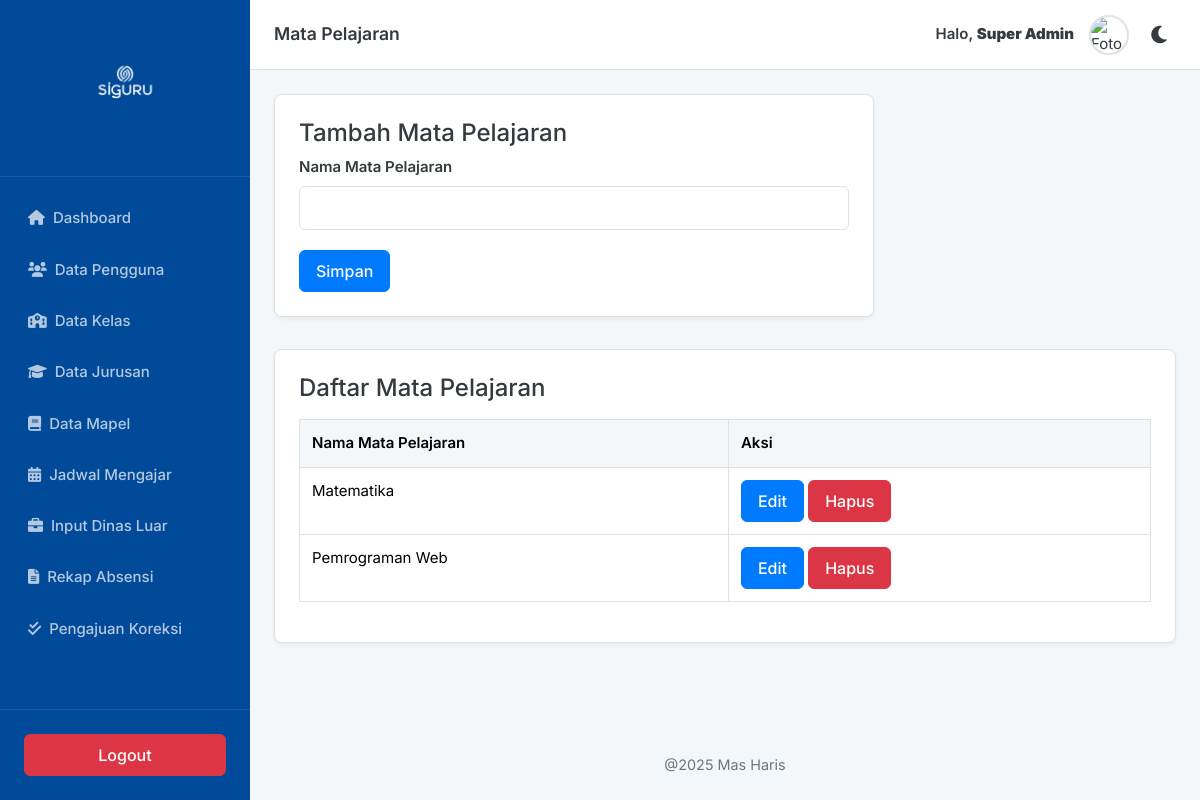
Screenshot of /manage_mapel.php (signed in) with the database file from the repository.
### tables this page shows
CREATE TABLE
  `mata_pelajaran` (
    `id` INT AUTO_INCREMENT PRIMARY KEY,
    `nama_mapel` VARCHAR(100) NOT NULL UNIQUE
  );

### manage_mapel.php (the view, shortened to what this page needs)
<?php
require_once 'includes/db.php';
$is_edit_mode = false;
$mapel_data = ['id' => '', 'nama_mapel' => ''];
$result = $conn->query("SELECT * FROM mata_pelajaran ORDER BY nama_mapel ASC");
?>
<?php include 'includes/header.php'; ?>
<div class="card-ui" style="max-width: 600px; margin-bottom: 2rem;">
    <h4><?= $is_edit_mode ? 'Edit' : 'Tambah'; ?> Mata Pelajaran</h4>
    <form method="POST">
        <div class="form-group">
            <label class="form-label">Nama Mata Pelajaran</label>
            <input type="text" class="form-control" name="nama_mapel" value="<?= htmlspecialchars($mapel_data['nama_mapel']); ?>" required>
        </div>
        <button type="submit" name="submit_mapel" class="btn btn-primary">Simpan</button>
    </form>
</div>
<div class="card-ui">
    <h4>Daftar Mata Pelajaran</h4>
    <table class="table" style="margin-top: 1rem;">
        <thead>
            <tr>
                <th>Nama Mata Pelajaran</th>
                <th>Aksi</th>
            </tr>
        </thead>
        <tbody>
            <?php while ($row = $result->fetch_assoc()): ?>
                <tr>
                    <td><?= htmlspecialchars($row['nama_mapel']); ?></td>
                    <td>
                        <a href="manage_mapel.php?action=edit&id=<?= $row['id']; ?>" class="btn btn-primary">Edit</a>
                        <a href="manage_mapel.php?action=delete&id=<?= $row['id']; ?>" class="btn btn-danger btn-hapus">Hapus</a>
                    </td>
                </tr>
            <?php endwhile; ?>
        </tbody>
    </table>
</div>
<?php include 'includes/footer.php'; ?>

### assets/css/style.css (style rules this page uses)
:root { --primary-color: #007bff; --primary-hover: #0056b3; --dark-blue: #004a99; --light-color: #f4f7fa; --white-color: #ffffff; --border-color: #dee2e6; --text-color: #343a40; --text-light: #6c757d; --success: #28a745; --danger: #dc3545; --sidebar-width: 250px; --header-height: 70px; }
body { font-family: "Inter", sans-serif; background-color: var(--light-color); color: var(--text-color); margin: 0; padding: 0; font-size: 15px; transition: background-color 0.2s, color 0.2s; }
.card-ui { background-color: var(--white-color); border: 1px solid var(--border-color); border-radius: 8px; padding: 1.5rem; margin-bottom: 1.5rem; box-shadow: 0 2px 4px rgba(0, 0, 0, 0.05); transition: background-color 0.2s, border-color 0.2s; }
.btn { padding: 0.5rem 1rem; font-weight: 500; border-radius: 6px; cursor: pointer; text-decoration: none; display: inline-block; border: 1px solid transparent; }
.btn-primary { background-color: var(--primary-color); color: var(--white-color); border-color: var(--primary-color); }
.btn-danger { background-color: var(--danger); color: var(--white-color); border-color: var(--danger); }
.table { width: 100%; border-collapse: collapse; }
.table th, .table td { padding: 0.75rem; border: 1px solid var(--border-color); text-align: left; vertical-align: top; }
.table thead th { background-color: var(--light-color); font-weight: 600; }
.form-group { margin-bottom: 1.25rem; }
.form-label { font-weight: 600; margin-bottom: 0.5rem; display: block; }
.form-control, .form-select { width: 100%; padding: 0.6rem; border: 1px solid var(--border-color); border-radius: 6px; font-family: "Inter", sans-serif; font-size: 0.95rem; box-sizing: border-box; background-color: var(--white-color); color: var(--text-color); }

### rows the page displays
mata_pelajaran: nama_mapel "Matematika"
mata_pelajaran: nama_mapel "Pemrograman Web"

### other values shown
$_SESSION['page_title'] "Mata Pelajaran"
$user_nama "Super Admin"
